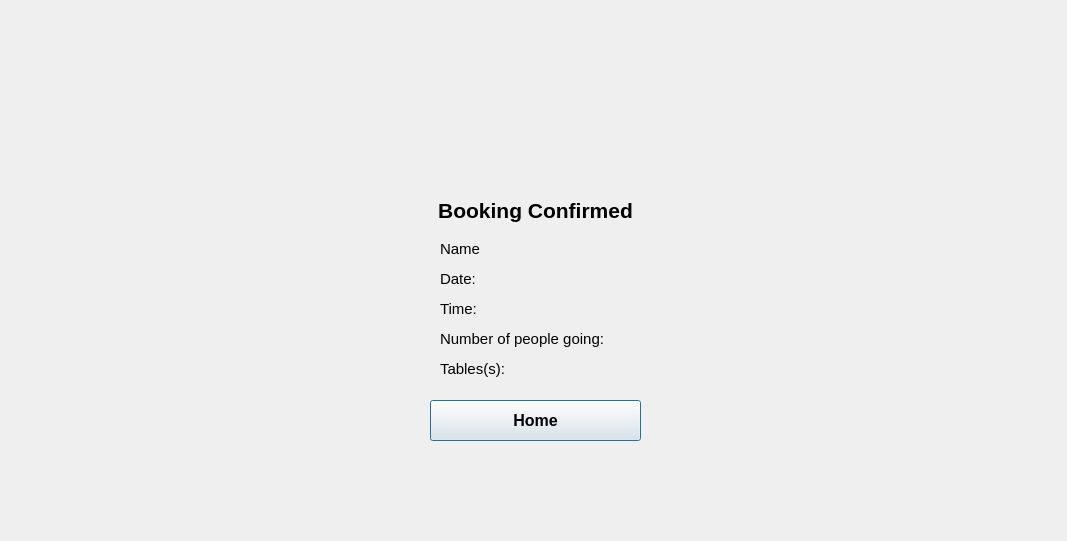
<?xml version="1.0" encoding="UTF-8"?>
<ui version="4.0">
 <class>BookingConfirmation</class>
 <widget class="QDialog" name="BookingConfirmation">
  <property name="geometry">
   <rect>
    <x>0</x>
    <y>0</y>
    <width>1067</width>
    <height>541</height>
   </rect>
  </property>
  <property name="minimumSize">
   <size>
    <width>1067</width>
    <height>541</height>
   </size>
  </property>
  <property name="maximumSize">
   <size>
    <width>1067</width>
    <height>541</height>
   </size>
  </property>
  <property name="windowTitle">
   <string>Dialog</string>
  </property>
  <widget class="QLabel" name="lblDateinsert">
   <property name="geometry">
    <rect>
     <x>490</x>
     <y>270</y>
     <width>281</width>
     <height>21</height>
    </rect>
   </property>
   <property name="font">
    <font>
     <pointsize>11</pointsize>
     <weight>50</weight>
     <bold>false</bold>
    </font>
   </property>
   <property name="text">
    <string/>
   </property>
   <property name="alignment">
    <set>Qt::AlignLeading|Qt::AlignLeft|Qt::AlignTop</set>
   </property>
   <property name="wordWrap">
    <bool>true</bool>
   </property>
  </widget>
  <widget class="QLabel" name="lblConfirmed">
   <property name="geometry">
    <rect>
     <x>240</x>
     <y>190</y>
     <width>591</width>
     <height>41</height>
    </rect>
   </property>
   <property name="font">
    <font>
     <pointsize>16</pointsize>
     <weight>75</weight>
     <bold>true</bold>
    </font>
   </property>
   <property name="text">
    <string>Booking Confirmed</string>
   </property>
   <property name="alignment">
    <set>Qt::AlignCenter</set>
   </property>
  </widget>
  <widget class="QPushButton" name="pbHome">
   <property name="geometry">
    <rect>
     <x>430</x>
     <y>400</y>
     <width>211</width>
     <height>41</height>
    </rect>
   </property>
   <property name="font">
    <font>
     <pointsize>12</pointsize>
     <weight>75</weight>
     <bold>true</bold>
    </font>
   </property>
   <property name="text">
    <string>Home</string>
   </property>
  </widget>
  <widget class="QLabel" name="lblGoinginsert">
   <property name="geometry">
    <rect>
     <x>610</x>
     <y>330</y>
     <width>171</width>
     <height>21</height>
    </rect>
   </property>
   <property name="font">
    <font>
     <pointsize>11</pointsize>
     <weight>50</weight>
     <bold>false</bold>
    </font>
   </property>
   <property name="text">
    <string/>
   </property>
   <property name="alignment">
    <set>Qt::AlignLeading|Qt::AlignLeft|Qt::AlignTop</set>
   </property>
   <property name="wordWrap">
    <bool>true</bool>
   </property>
  </widget>
  <widget class="QLabel" name="lblTableInsert">
   <property name="geometry">
    <rect>
     <x>520</x>
     <y>360</y>
     <width>341</width>
     <height>21</height>
    </rect>
   </property>
   <property name="font">
    <font>
     <pointsize>11</pointsize>
     <weight>50</weight>
     <bold>false</bold>
    </font>
   </property>
   <property name="text">
    <string/>
   </property>
   <property name="alignment">
    <set>Qt::AlignLeading|Qt::AlignLeft|Qt::AlignTop</set>
   </property>
   <property name="wordWrap">
    <bool>true</bool>
   </property>
  </widget>
  <widget class="QLabel" name="lblGoing">
   <property name="geometry">
    <rect>
     <x>440</x>
     <y>330</y>
     <width>171</width>
     <height>21</height>
    </rect>
   </property>
   <property name="font">
    <font>
     <pointsize>11</pointsize>
     <weight>50</weight>
     <bold>false</bold>
    </font>
   </property>
   <property name="text">
    <string>Number of people going:</string>
   </property>
   <property name="alignment">
    <set>Qt::AlignLeading|Qt::AlignLeft|Qt::AlignTop</set>
   </property>
   <property name="wordWrap">
    <bool>true</bool>
   </property>
  </widget>
  <widget class="QLabel" name="lbldate">
   <property name="geometry">
    <rect>
     <x>440</x>
     <y>270</y>
     <width>41</width>
     <height>21</height>
    </rect>
   </property>
   <property name="font">
    <font>
     <pointsize>11</pointsize>
     <weight>50</weight>
     <bold>false</bold>
    </font>
   </property>
   <property name="text">
    <string>Date:</string>
   </property>
   <property name="alignment">
    <set>Qt::AlignLeading|Qt::AlignLeft|Qt::AlignTop</set>
   </property>
   <property name="wordWrap">
    <bool>true</bool>
   </property>
  </widget>
  <widget class="QLabel" name="lblTable">
   <property name="geometry">
    <rect>
     <x>440</x>
     <y>360</y>
     <width>71</width>
     <height>21</height>
    </rect>
   </property>
   <property name="font">
    <font>
     <pointsize>11</pointsize>
     <weight>50</weight>
     <bold>false</bold>
    </font>
   </property>
   <property name="text">
    <string>Tables(s):</string>
   </property>
   <property name="alignment">
    <set>Qt::AlignLeading|Qt::AlignLeft|Qt::AlignTop</set>
   </property>
   <property name="wordWrap">
    <bool>true</bool>
   </property>
  </widget>
  <widget class="QLabel" name="lblTimeInsert">
   <property name="geometry">
    <rect>
     <x>490</x>
     <y>300</y>
     <width>281</width>
     <height>21</height>
    </rect>
   </property>
   <property name="font">
    <font>
     <pointsize>11</pointsize>
     <weight>50</weight>
     <bold>false</bold>
    </font>
   </property>
   <property name="text">
    <string/>
   </property>
   <property name="alignment">
    <set>Qt::AlignLeading|Qt::AlignLeft|Qt::AlignTop</set>
   </property>
   <property name="wordWrap">
    <bool>true</bool>
   </property>
  </widget>
  <widget class="QLabel" name="lblTime">
   <property name="geometry">
    <rect>
     <x>440</x>
     <y>300</y>
     <width>41</width>
     <height>21</height>
    </rect>
   </property>
   <property name="font">
    <font>
     <pointsize>11</pointsize>
     <weight>50</weight>
     <bold>false</bold>
    </font>
   </property>
   <property name="text">
    <string>Time:</string>
   </property>
   <property name="alignment">
    <set>Qt::AlignLeading|Qt::AlignLeft|Qt::AlignTop</set>
   </property>
   <property name="wordWrap">
    <bool>true</bool>
   </property>
  </widget>
  <widget class="QLabel" name="lbldate_3">
   <property name="geometry">
    <rect>
     <x>440</x>
     <y>240</y>
     <width>41</width>
     <height>21</height>
    </rect>
   </property>
   <property name="font">
    <font>
     <pointsize>11</pointsize>
     <weight>50</weight>
     <bold>false</bold>
    </font>
   </property>
   <property name="text">
    <string>Name:</string>
   </property>
   <property name="alignment">
    <set>Qt::AlignLeading|Qt::AlignLeft|Qt::AlignTop</set>
   </property>
   <property name="wordWrap">
    <bool>true</bool>
   </property>
  </widget>
  <widget class="QLabel" name="lblNameInsert">
   <property name="geometry">
    <rect>
     <x>490</x>
     <y>240</y>
     <width>281</width>
     <height>21</height>
    </rect>
   </property>
   <property name="font">
    <font>
     <pointsize>11</pointsize>
     <weight>50</weight>
     <bold>false</bold>
    </font>
   </property>
   <property name="text">
    <string/>
   </property>
   <property name="alignment">
    <set>Qt::AlignLeading|Qt::AlignLeft|Qt::AlignTop</set>
   </property>
   <property name="wordWrap">
    <bool>true</bool>
   </property>
  </widget>
 </widget>
 <resources/>
 <connections/>
</ui>
